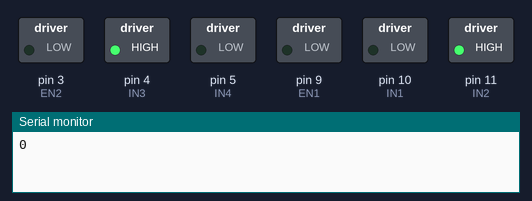
Bench run of a sketch on a simulated Arduino Uno, built with avr-gcc and run on an emulated ATmega328P. Shown: switched loads named in the sketch (green lamp = pin HIGH), the last lines printed to the serial monitor.

Above: at 0.1 s.
At 13.6 s:
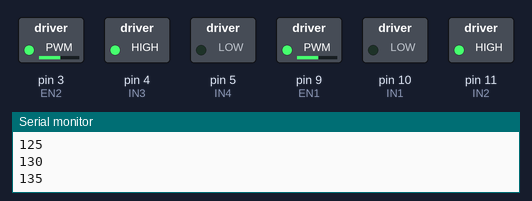
At 20.1 s:
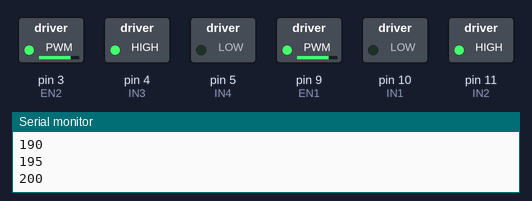
At 25.6 s:
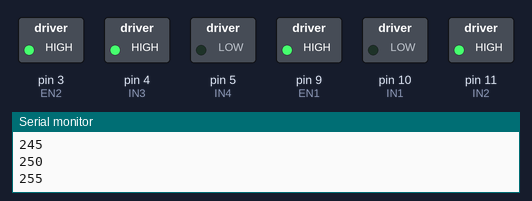
At 39.75 s:
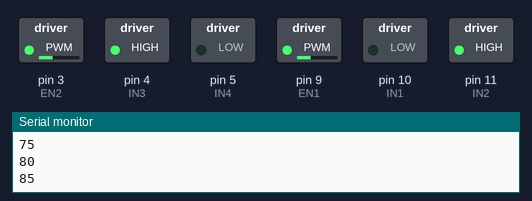
Timing chart, 0 to 40.0 s (numbered marks = the images above):
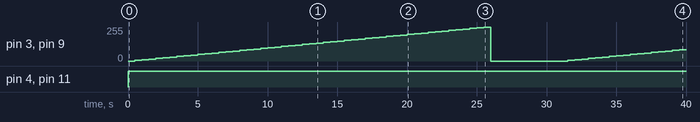

The sketch:

final.ino
```cpp
int EN2 = 3;
int IN3 = 4;
int IN4 = 5;

int EN1 = 9;
int IN1 = 10;
int IN2 = 11;

void setup()
{
  pinMode (EN1, OUTPUT);    // enable 1
  pinMode (EN2, OUTPUT);    // enable 2
  pinMode (IN1, OUTPUT);    // entrada 1
  pinMode (IN2, OUTPUT);    // entrada 2
  pinMode (IN3, OUTPUT);    // entrada 3
  pinMode (IN4, OUTPUT);    // entrada 4
  Serial.begin(9600);
}
void loop()
{
  // Motor gira en un sentido
  int x = 0;
  analogWrite(EN1, x);
  analogWrite(EN2, x);
  digitalWrite(IN1, LOW);
  digitalWrite(IN2, HIGH);
  digitalWrite(IN3, HIGH);
  digitalWrite(IN4, LOW);

  //*
  for(int i = 0; i < 256; i+=5) {
    analogWrite(EN1, i);
    analogWrite(EN2, i);
    Serial.println(i);
    delay(500);
  }
  //*/
  analogWrite(EN1, 0);
  analogWrite(EN2, 0);
  delay(5000);


  // Motor no gira
  // digitalWrite (IN4, LOW);
  // delay(1000);
  // Motor gira en sentido inverso
  // digitalWrite (IN3, HIGH);
  // delay(5000);
  // Motor no gira
  // digitalWrite (IN3, LOW);
  // delay(1000);
}
```

Measured:
- by itself, pin 4 (IN3), pin 11 (IN2): LOW → HIGH at 0.00 s
- by itself, pin 3 (EN2), pin 9 (EN1): 0/255 → 5/255 at 0.50 s, → 10/255 0.50 s later, → 15/255 0.50 s later, → 20/255 0.50 s later, … (69 changes in this stretch)
